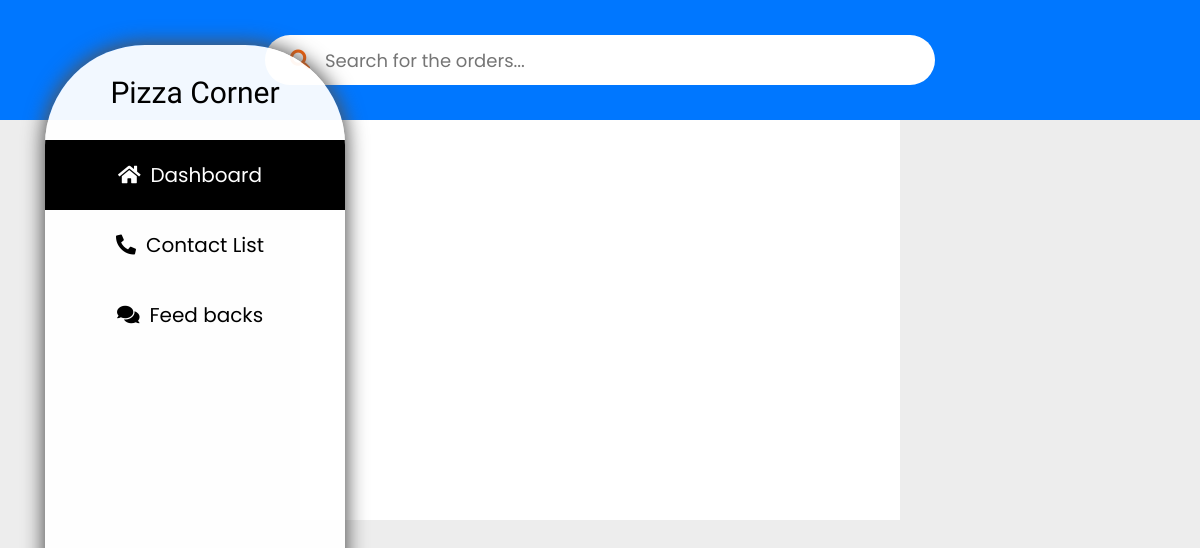
Before: /order/188/ (signed in) with the older database file.
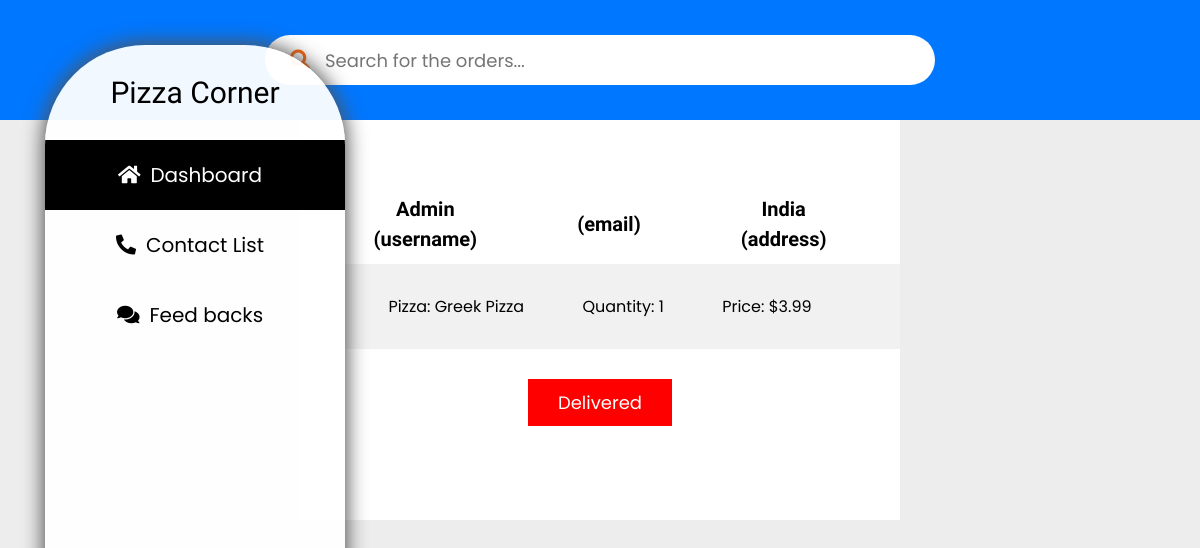
After: the same page with the newer database file.
### Home/models.py (models this page shows, shortened)
class Orders(models.Model):
    Pizza_name = models.CharField(max_length=200, default="")
    Pizza_desc = models.CharField(max_length=400, default="")
    Pizza_price = models.FloatField(default=0)
    User = models.ForeignKey(User, on_delete=models.CASCADE)
    order_confirmed = models.BooleanField(default=False)
    quantity = models.IntegerField(default=1)

class Address(models.Model):
    User = models.ForeignKey(User, on_delete=models.CASCADE, blank=True, null=True)
    address = models.TextField()

### Supervisor/views.py (the view)
# urls.py: path('order/<str:id>/', views.order_view, name="order_view"),
def order_view(request, id):
    if request.user.is_superuser:
        orders = Orders.objects.filter(id=id)
        address = Address.objects.all()
        profile_images = Profile.objects.all()
        context = {
            "orders": orders,
            "address":address,
            "profile_images": profile_images,
        }
        if request.method=="POST":
            o_id = request.POST['o_id']
            order = Orders.objects.filter(id=o_id)
            order.delete()
            return redirect("/dashboard/")
        return render(request, "Supervisor/order_view.html", context)
    else:
        return redirect("/")

### templates/Supervisor/order_view.html (shortened to what this page needs)
{% extends 'Supervisor/Supervisor.html' %}
{% block body %}
<div class="order__view">
    <div class="view__order">
        {% if orders %}
            {% for order in orders %}
                <div class="profile__order">
                    <h1>{{order.User.username}} (username)</h1>
                    <h1>{{order.User.email}} (email)</h1>
                    {% for a in address %}
                        {% if a.User.id == order.User.id %}
                            <h1>{{a.address}} (address)</h1>
                        {% endif %}
                    {% endfor %}
                </div>
                <div class="order_details">
                    <p>Pizza: {{order.Pizza_name}}</p>
                    <p>Quantity: {{order.quantity}}</p>
                    <p>Price: ${{order.Pizza_price}}</p>
                </div>
                <div class="dilivered">
                    <form action="/order/{{order.id}}/" method="POST">
                        <button type="submit">Delivered</button>
                    </form>
                </div>
            {% endfor %}
        {% endif %}
    </div>
</div>
{% endblock body %}

Changed rows visible on the page:
added Orders: User.username "Admin", Pizza_name "Greek Pizza", quantity "1", Pizza_price "3.99"
now on this page (row unchanged): Address: address "India"
